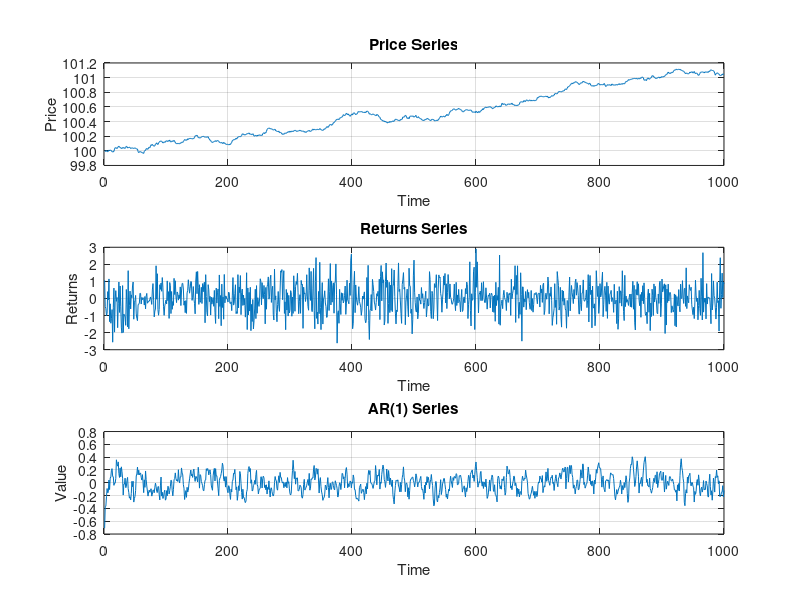

MATLAB code for this plot: (Note: this script raises an error after producing the figure.)
%% Statistical Testing for Financial Time Series Analysis
% This script demonstrates the use of various statistical tests available in the
% MFE Toolbox for analyzing financial time series data. The tests are essential
% for model selection, specification testing, and validation in financial econometrics.
%
% The script covers the following categories of tests:
% 1. Unit root tests (ADF and Phillips-Perron tests)
% 2. Stationarity tests (KPSS test)
% 3. Autocorrelation tests (Ljung-Box test)
% 4. ARCH effects tests
% 5. Normality tests (Jarque-Bera test)
%
% Each test is demonstrated with proper configuration, execution, and interpretation
% of results in the context of financial time series analysis.
%
% MFE Toolbox Version 4.0
% Copyright: Kevin Sheppard (2009)

%% Set global parameters
SIGNIFICANCE_LEVEL = 0.05;  % Standard 5% significance level for hypothesis testing

%% Helper function for displaying test results
function display_test_results(results, test_name)
    % DISPLAY_TEST_RESULTS Helper function to display statistical test results
    % with interpretations and formatted output
    %
    % INPUTS:
    %   results   - Results structure returned by statistical test function
    %   test_name - String containing the name of the test
    
    fprintf('\n==== %s Results ====\n', test_name);
    
    % Display test statistic with formatting based on test type
    switch test_name
        case 'Augmented Dickey-Fuller Test'
            fprintf('Test statistic: %.4f\n', results.stat);
            fprintf('p-value: %.4f\n', results.pval);
            fprintf('Critical values [1%%, 5%%, 10%%]: [%.4f, %.4f, %.4f]\n', ...
                   results.crit_vals(1), results.crit_vals(2), results.crit_vals(3));
            fprintf('Regression type: %s\n', results.regression_type);
            fprintf('Number of lags: %d\n', results.lags);
            
            % Interpret the results
            if results.pval < SIGNIFICANCE_LEVEL
                fprintf('INTERPRETATION: Reject null hypothesis of unit root at %.0f%% significance.\n', SIGNIFICANCE_LEVEL*100);
                fprintf('                Series appears to be STATIONARY.\n');
            else
                fprintf('INTERPRETATION: Cannot reject null hypothesis of unit root at %.0f%% significance.\n', SIGNIFICANCE_LEVEL*100);
                fprintf('                Series appears to be NON-STATIONARY.\n');
            end
            
        case 'Phillips-Perron Test'
            fprintf('Z(tau) statistic: %.4f\n', results.stat_tau);
            fprintf('Z(alpha) statistic: %.4f\n', results.stat_alpha);
            fprintf('p-value: %.4f\n', results.pval);
            fprintf('Critical values [1%%, 5%%, 10%%]: [%.4f, %.4f, %.4f]\n', ...
                   results.cv_1pct, results.cv_5pct, results.cv_10pct);
            fprintf('Regression type: %s\n', results.regression_type);
            fprintf('Number of lags: %d\n', results.lags);
            
            % Interpret the results
            if results.pval < SIGNIFICANCE_LEVEL
                fprintf('INTERPRETATION: Reject null hypothesis of unit root at %.0f%% significance.\n', SIGNIFICANCE_LEVEL*100);
                fprintf('                Series appears to be STATIONARY.\n');
            else
                fprintf('INTERPRETATION: Cannot reject null hypothesis of unit root at %.0f%% significance.\n', SIGNIFICANCE_LEVEL*100);
                fprintf('                Series appears to be NON-STATIONARY.\n');
            end
            
        case 'KPSS Test'
            fprintf('Test statistic: %.4f\n', results.stat);
            fprintf('p-value: %.4f\n', results.pval);
            fprintf('Critical values [1%%, 2.5%%, 5%%, 10%%]: [%.4f, %.4f, %.4f, %.4f]\n', ...
                   results.cv(1), results.cv(2), results.cv(3), results.cv(4));
            fprintf('Regression type: %s\n', results.regression_type);
            fprintf('Number of lags: %d\n', results.lags);
            
            % Interpret the results (note the opposite null hypothesis compared to ADF/PP)
            if results.pval < SIGNIFICANCE_LEVEL
                fprintf('INTERPRETATION: Reject null hypothesis of stationarity at %.0f%% significance.\n', SIGNIFICANCE_LEVEL*100);
                fprintf('                Series appears to be NON-STATIONARY.\n');
            else
                fprintf('INTERPRETATION: Cannot reject null hypothesis of stationarity at %.0f%% significance.\n', SIGNIFICANCE_LEVEL*100);
                fprintf('                Series appears to be STATIONARY.\n');
            end
            
        case 'Ljung-Box Test'
            fprintf('Test conducted at multiple lags:\n');
            for i = 1:length(results.lags)
                fprintf('Lag %d: Q-stat = %.4f, p-value = %.4f, DoF = %d\n', ...
                       results.lags(i), results.stats(i), results.pvals(i), results.dofs(i));
            end
            
            % Interpret the results for the first few lags
            num_to_display = min(5, length(results.lags));
            fprintf('\nINTERPRETATION:\n');
            
            if any(results.pvals(1:num_to_display) < SIGNIFICANCE_LEVEL)
                fprintf('Significant autocorrelation detected in the first %d lags at %.0f%% significance.\n', ...
                       num_to_display, SIGNIFICANCE_LEVEL*100);
                fprintf('This suggests potential serial dependence in the series.\n');
            else
                fprintf('No significant autocorrelation detected in the first %d lags at %.0f%% significance.\n', ...
                       num_to_display, SIGNIFICANCE_LEVEL*100);
                fprintf('This suggests the series exhibits no significant serial dependence.\n');
            end
            
        case 'ARCH Test'
            fprintf('LM test statistic: %.4f\n', results.statistic);
            fprintf('p-value: %.4f\n', results.pval);
            fprintf('Critical values [10%%, 5%%, 1%%]: [%.4f, %.4f, %.4f]\n', ...
                   results.critical.ten, results.critical.five, results.critical.one);
            fprintf('Number of lags: %d\n', results.lags);
            
            % Interpret the results
            if results.pval < SIGNIFICANCE_LEVEL
                fprintf('INTERPRETATION: Reject null hypothesis of no ARCH effects at %.0f%% significance.\n', SIGNIFICANCE_LEVEL*100);
                fprintf('                Series exhibits volatility clustering (ARCH effects).\n');
                fprintf('                Consider using GARCH-family models for this series.\n');
            else
                fprintf('INTERPRETATION: Cannot reject null hypothesis of no ARCH effects at %.0f%% significance.\n', SIGNIFICANCE_LEVEL*100);
                fprintf('                No significant volatility clustering detected.\n');
            end
            
        case 'Jarque-Bera Test'
            fprintf('Test statistic: %.4f\n', results.statistic);
            fprintf('p-value: %.4f\n', results.pval);
            fprintf('Critical values [10%%, 5%%, 1%%]: [%.4f, %.4f, %.4f]\n', ...
                   results.crit_val(1), results.crit_val(2), results.crit_val(3));
            
            % Interpret the results
            if results.pval < SIGNIFICANCE_LEVEL
                fprintf('INTERPRETATION: Reject null hypothesis of normality at %.0f%% significance.\n', SIGNIFICANCE_LEVEL*100);
                fprintf('                Series does not follow a normal distribution.\n');
                fprintf('                Consider using non-Gaussian error distributions in modeling.\n');
            else
                fprintf('INTERPRETATION: Cannot reject null hypothesis of normality at %.0f%% significance.\n', SIGNIFICANCE_LEVEL*100);
                fprintf('                Series appears to be normally distributed.\n');
            end
    end
end

%% Load and prepare financial data
% Load example financial data (assuming a .mat file with financial time series)
% For demonstration purposes, we'll simulate some typical financial data if file doesn't exist
try
    % Attempt to load existing data file
    load('example_financial_data.mat');
    fprintf('Loaded financial data from example_financial_data.mat\n');
catch
    % If the file doesn't exist, simulate some typical financial data
    fprintf('Data file not found. Generating simulated financial data instead.\n');
    
    % Seed for reproducibility
    rng(42);
    
    % Generate a non-stationary price series (random walk with drift)
    T = 1000;  % Number of observations
    price_series = 100 + cumsum(0.001 + 0.01*randn(T, 1));
    
    % Generate returns (stationary but with volatility clustering)
    innovations = randn(T, 1);
    volatility = ones(T, 1);
    
    % Simulate GARCH(1,1)-like volatility process
    for t = 2:T
        volatility(t) = sqrt(0.01 + 0.10*innovations(t-1)^2 + 0.85*volatility(t-1)^2);
    end
    
    % Returns with volatility clustering
    returns = 0.0005 + volatility .* innovations;
    
    % Generate an AR(1) series for testing autocorrelation
    ar_series = zeros(T, 1);
    ar_series(1) = randn(1);
    for t = 2:T
        ar_series(t) = 0.7*ar_series(t-1) + 0.1*randn(1);
    end
    
    % Pack data into a structure
    financial_data = struct('prices', price_series, ...
                           'returns', returns, ...
                           'ar_series', ar_series, ...
                           'dates', (today-T+1:today)');
    
    % Save the simulated data for future use
    save('example_financial_data.mat', 'financial_data');
    fprintf('Generated and saved simulated financial data.\n');
end

%% Visualize the data
figure(1);

% Price series
subplot(3, 1, 1);
plot(financial_data.prices);
title('Price Series');
xlabel('Time');
ylabel('Price');
grid on;

% Returns series
subplot(3, 1, 2);
plot(financial_data.returns);
title('Returns Series');
xlabel('Time');
ylabel('Returns');
grid on;

% AR(1) series
subplot(3, 1, 3);
plot(financial_data.ar_series);
title('AR(1) Series');
xlabel('Time');
ylabel('Value');
grid on;

%% Unit Root and Stationarity Tests
% These tests examine whether a time series contains a unit root (non-stationary)
% or is stationary. Stationarity is a key assumption for many time series models.

fprintf('\n\n===== UNIT ROOT AND STATIONARITY TESTS =====\n');
fprintf('Testing whether price and return series are stationary.\n');

% 1. Augmented Dickey-Fuller (ADF) Test on price series
fprintf('\nTesting price series with ADF test:\n');
% Test with constant and trend
options_adf = struct('regression_type', 'ct', 'lags', 'aic');
adf_price = adf_test(financial_data.prices, options_adf);
display_test_results(adf_price, 'Augmented Dickey-Fuller Test');

% 2. ADF Test on returns
fprintf('\nTesting returns series with ADF test:\n');
% Test with constant only
options_adf = struct('regression_type', 'c', 'lags', 'aic');
adf_returns = adf_test(financial_data.returns, options_adf);
display_test_results(adf_returns, 'Augmented Dickey-Fuller Test');

% 3. Phillips-Perron (PP) Test on price series
fprintf('\nTesting price series with Phillips-Perron test:\n');
% Test with constant and trend
options_pp = struct('regression_type', 'ct');
pp_price = pp_test(financial_data.prices, options_pp);
display_test_results(pp_price, 'Phillips-Perron Test');

% 4. PP Test on returns
fprintf('\nTesting returns series with Phillips-Perron test:\n');
% Test with constant only
options_pp = struct('regression_type', 'c');
pp_returns = pp_test(financial_data.returns, options_pp);
display_test_results(pp_returns, 'Phillips-Perron Test');

% 5. KPSS Test on price series (null hypothesis is stationarity, opposite of ADF/PP)
fprintf('\nTesting price series with KPSS test:\n');
% Test for trend stationarity
options_kpss = struct('regression_type', 'tau');
kpss_price = kpss_test(financial_data.prices, options_kpss);
display_test_results(kpss_price, 'KPSS Test');

% 6. KPSS Test on returns
fprintf('\nTesting returns series with KPSS test:\n');
% Test for level stationarity
options_kpss = struct('regression_type', 'mu');
kpss_returns = kpss_test(financial_data.returns, options_kpss);
display_test_results(kpss_returns, 'KPSS Test');

% Summarize unit root and stationarity test results
fprintf('\n===== SUMMARY OF STATIONARITY TESTING =====\n');
fprintf('Price Series:\n');
fprintf('  ADF Test: %s\n', iif(adf_price.pval < SIGNIFICANCE_LEVEL, 'Stationary', 'Non-stationary'));
fprintf('  PP Test: %s\n', iif(pp_price.pval < SIGNIFICANCE_LEVEL, 'Stationary', 'Non-stationary'));
fprintf('  KPSS Test: %s\n', iif(kpss_price.pval < SIGNIFICANCE_LEVEL, 'Non-stationary', 'Stationary'));

fprintf('\nReturns Series:\n');
fprintf('  ADF Test: %s\n', iif(adf_returns.pval < SIGNIFICANCE_LEVEL, 'Stationary', 'Non-stationary'));
fprintf('  PP Test: %s\n', iif(pp_returns.pval < SIGNIFICANCE_LEVEL, 'Stationary', 'Non-stationary'));
fprintf('  KPSS Test: %s\n', iif(kpss_returns.pval < SIGNIFICANCE_LEVEL, 'Non-stationary', 'Stationary'));

fprintf('\nConclusion: The price series is typically non-stationary (contains unit root),\n');
fprintf('while the returns series is typically stationary, which is the expected\n');
fprintf('behavior for financial time series.\n');

%% Autocorrelation Tests
% The Ljung-Box test examines whether a time series exhibits autocorrelation
% Autocorrelation can indicate market inefficiency or model misspecification

fprintf('\n\n===== AUTOCORRELATION TESTS =====\n');
fprintf('Testing for serial correlation in the time series.\n');

% 1. Ljung-Box test on returns series for linear dependence
ljung_box_lags = [5, 10, 15, 20];  % Test at multiple lags
fprintf('\nTesting returns for autocorrelation with Ljung-Box test:\n');
lb_returns = ljungbox(financial_data.returns, ljung_box_lags);
display_test_results(lb_returns, 'Ljung-Box Test');

% 2. Ljung-Box test on AR(1) series (should show autocorrelation)
fprintf('\nTesting AR(1) series for autocorrelation with Ljung-Box test:\n');
lb_ar = ljungbox(financial_data.ar_series, ljung_box_lags);
display_test_results(lb_ar, 'Ljung-Box Test');

% 3. Ljung-Box test on squared returns for nonlinear dependence (ARCH effects)
fprintf('\nTesting squared returns for autocorrelation with Ljung-Box test:\n');
lb_returns_squared = ljungbox(financial_data.returns.^2, ljung_box_lags);
display_test_results(lb_returns_squared, 'Ljung-Box Test');

% Visualize sample autocorrelation function (ACF)
figure(2);

% ACF of returns
subplot(2, 1, 1);
[acf_returns, ~, acf_ci] = sacf(financial_data.returns, 20);
hold on;
bar(1:20, acf_returns);
plot(1:20, acf_ci(:,1), 'r--');
plot(1:20, acf_ci(:,2), 'r--');
hold off;
title('Sample Autocorrelation Function (ACF) of Returns');
xlabel('Lag');
ylabel('Autocorrelation');
grid on;

% ACF of squared returns
subplot(2, 1, 2);
[acf_returns_squared, ~, acf_squared_ci] = sacf(financial_data.returns.^2, 20);
hold on;
bar(1:20, acf_returns_squared);
plot(1:20, acf_squared_ci(:,1), 'r--');
plot(1:20, acf_squared_ci(:,2), 'r--');
hold off;
title('Sample ACF of Squared Returns (Proxy for Volatility Persistence)');
xlabel('Lag');
ylabel('Autocorrelation');
grid on;

%% ARCH Effects Test
% Tests for time-varying volatility (volatility clustering) in returns
% Often seen in financial time series

fprintf('\n\n===== ARCH EFFECTS TEST =====\n');
fprintf('Testing for volatility clustering (ARCH effects) in the returns.\n');

% ARCH LM test on returns
arch_lags = [1, 5, 10];  % Test with different lag specifications

for i = 1:length(arch_lags)
    fprintf('\nARCH test with %d lags:\n', arch_lags(i));
    arch_results = arch_test(financial_data.returns, arch_lags(i));
    display_test_results(arch_results, 'ARCH Test');
end

% Visualize volatility clustering
figure(3);
subplot(2, 1, 1);
plot(financial_data.returns);
title('Returns Series');
xlabel('Time');
ylabel('Returns');
grid on;

subplot(2, 1, 2);
plot(abs(financial_data.returns));
title('Absolute Returns (Proxy for Volatility)');
xlabel('Time');
ylabel('Absolute Returns');
grid on;

fprintf('\nVolatility clustering is a common feature in financial returns.\n');
fprintf('If present, it suggests the need for GARCH-type models for volatility forecasting.\n');

%% Normality Test
% Tests whether returns follow a normal distribution
% Financial returns often exhibit fat tails and skewness

fprintf('\n\n===== NORMALITY TEST =====\n');
fprintf('Testing whether returns are normally distributed.\n');

% Jarque-Bera test on returns
jb_returns = jarque_bera(financial_data.returns);
display_test_results(jb_returns, 'Jarque-Bera Test');

% Visualize distribution of returns against normal
figure(4);
[hist_y, hist_x] = hist(financial_data.returns, 50);
hist_y = hist_y / (sum(hist_y) * (hist_x(2) - hist_x(1))); % Normalize to make area = 1

% Calculate normal distribution curve
x_range = linspace(min(financial_data.returns), max(financial_data.returns), 100);
mu = mean(financial_data.returns);
sigma = std(financial_data.returns);
normal_pdf = normpdf(x_range, mu, sigma);

% Plot histogram and normal PDF
subplot(2, 1, 1);
bar(hist_x, hist_y);
hold on;
plot(x_range, normal_pdf, 'r', 'LineWidth', 2);
hold off;
title('Returns Distribution vs. Normal Distribution');
xlabel('Returns');
ylabel('Density');
legend('Returns', 'Normal PDF');
grid on;

% QQ plot against normal
subplot(2, 1, 2);
qqplot(financial_data.returns);
title('Q-Q Plot of Returns vs. Standard Normal');
grid on;

fprintf('\nFinancial returns typically exhibit heavier tails than normal distribution\n');
fprintf('(excess kurtosis) and sometimes skewness. This has important implications for\n');
fprintf('risk management and option pricing. Alternative distributions such as the Student''s t,\n');
fprintf('GED, or skewed t-distribution may provide better fits for financial returns.\n');

%% Conclusion
fprintf('\n\n===== CONCLUSION =====\n');
fprintf('This script has demonstrated various statistical tests for financial time series.\n');
fprintf('Key findings from typical financial data:\n\n');

fprintf('1. Stationarity:\n');
fprintf('   - Price series is typically non-stationary (unit root present)\n');
fprintf('   - Returns series is typically stationary\n\n');

fprintf('2. Autocorrelation:\n');
fprintf('   - Returns may or may not show significant linear autocorrelation\n');
fprintf('   - Squared returns typically show strong autocorrelation (volatility clustering)\n\n');

fprintf('3. ARCH Effects:\n');
fprintf('   - Financial returns typically exhibit volatility clustering\n');
fprintf('   - This suggests the need for GARCH-type models for volatility forecasting\n\n');

fprintf('4. Normality:\n');
fprintf('   - Returns typically have heavier tails than normal distribution\n');
fprintf('   - This suggests the need for alternative distributions in modeling\n\n');

fprintf('These statistical findings inform model selection and specification in financial econometrics.\n');

%% Helper function: iif (inline if)
function result = iif(condition, true_value, false_value)
    % Simple inline if function
    if condition
        result = true_value;
    else
        result = false_value;
    end
end